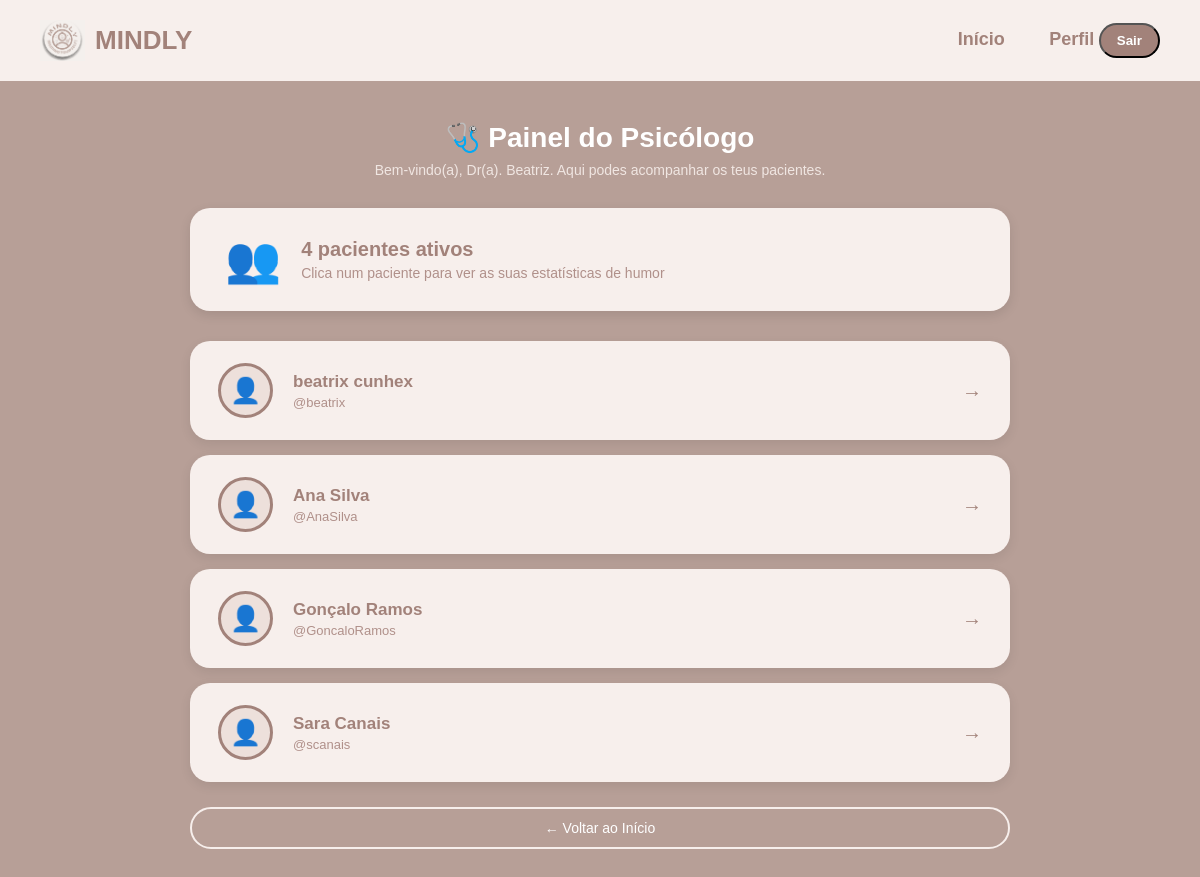
/psicologo/ (signed in), run on the app's committed database.
### core/models.py (models this page shows, shortened)
class RelacaoPsicologoPaciente(models.Model):
    psicologo = models.ForeignKey(
        User, on_delete=models.CASCADE,
        related_name='pacientes', limit_choices_to={'perfil__tipo': 'psicologo'}
    )
    paciente  = models.ForeignKey(
        User, on_delete=models.CASCADE,
        related_name='psicologos', limit_choices_to={'perfil__tipo': 'paciente'}
    )
    data_associacao = models.DateTimeField(auto_now_add=True)
    ativo           = models.BooleanField(default=True)
    class Meta:
        unique_together = ('psicologo', 'paciente')

### core/views.py (the view)
# urls.py: path('psicologo/', views.painel_psicologo, name='painel_psicologo'),
@login_required(login_url='login')
def painel_psicologo(request):
    try:
        perfil_obj = request.user.perfil
        if perfil_obj.tipo != 'psicologo':
            return redirect('home')
    except:
        return redirect('home')
    relacoes = RelacaoPsicologoPaciente.objects.filter(
        psicologo=request.user, ativo=True
    ).select_related('paciente')
    return render(request, 'core/psicologo/painel.html', {
        'relacoes': relacoes,
    })

### core/templates/core/psicologo/painel.html (shortened to what this page needs)
{% load static %}
<!DOCTYPE html>
<html lang="pt">
<head>
</head>
<body>
<header>
    <div class="logo">
        <img src="{% static 'core/imagens/logo.PNG' %}" alt="logo">
        <h1>MINDLY</h1>
    </div>
    <nav>
        <a href="{% url 'home' %}">Início</a>
        <a href="{% url 'perfil' %}">Perfil</a>
        <form method="post" action="{% url 'logout' %}" style="display:inline;">
    <button type="submit" class="logout-btn">Sair</button>
</form>
    </nav>
</header>
<main>
    <h2>🩺 Painel do Psicólogo</h2>
    <p class="subtitulo">Bem-vindo(a), Dr(a). {{ request.user.first_name }}. Aqui podes acompanhar os teus pacientes.</p>
    <div class="resumo-card">
        <div class="icone">👥</div>
        <div>
            <h3>{{ relacoes|length }} paciente{{ relacoes|length|pluralize:"s" }} ativo{{ relacoes|length|pluralize:"s" }}</h3>
            <p>Clica num paciente para ver as suas estatísticas de humor</p>
        </div>
    </div>
    {% if relacoes %}
        <div class="pacientes-lista">
            {% for relacao in relacoes %}
                <a class="paciente-card" href="{% url 'detalhe_paciente' relacao.paciente.pk %}">
                    <div class="paciente-foto">
                        {% if relacao.paciente.perfil.foto_perfil %}
                            <img src="{{ relacao.paciente.perfil.foto_perfil.url }}" alt="foto">
                        {% else %}
                            👤
                        {% endif %}
                    </div>
                    <div class="paciente-info">
                        <div class="nome">
                            {% if relacao.paciente.first_name %}
                                {{ relacao.paciente.first_name }} {{ relacao.paciente.last_name }}
                            {% else %}
                                {{ relacao.paciente.username }}
                            {% endif %}
                        </div>
                        <div class="username">@{{ relacao.paciente.username }}</div>
                    </div>
                    <div class="paciente-seta">→</div>
                </a>
            {% endfor %}
        </div>
    {% else %}
        <div class="sem-pacientes">
            <p>Ainda não tens pacientes associados.</p>
            <p style="margin-top:8px; font-size:14px;">Os pacientes podem associar-se a ti através do teu email: <strong>{{ request.user.email }}</strong></p>
        </div>
    {% endif %}
    <a href="{% url 'home' %}" class="btn-voltar">← Voltar ao Início</a>
</main>
</body>
</html>

### core/templates/core/psicologo/painel.html (style rules this page uses)
* { margin:0; padding:0; box-sizing:border-box; font-family: Arial, sans-serif; }
body { background-color:#B79F97; min-height:100vh; display:flex; flex-direction:column; }
header { background-color:#F7EFEC; padding:20px 40px; display:flex; justify-content:space-between; align-items:center; }
.logo { display:flex; align-items:center; gap:10px; }
.logo img { width:45px; }
.logo h1 { font-size:26px; color:#A2827A; font-weight:bold; }
header nav a { margin-left:40px; text-decoration:none; font-size:18px; color:#A2827A; font-weight:bold; }
.logout-btn { background-color:#A2827A; color:white; padding:8px 16px; border-radius:20px; text-decoration:none; font-weight:bold; }
main { flex:1; padding:40px; max-width:900px; margin:0 auto; width:100%; }
h2 { color:white; font-size:28px; margin-bottom:8px; text-align:center; }
.subtitulo { color:#f0e6e2; font-size:14px; margin-bottom:30px; text-align:center; }
.resumo-card { background:#F7EFEC; border-radius:20px; padding:25px 35px; margin-bottom:30px; display:flex; align-items:center; gap:20px; box-shadow:0 4px 12px rgba(0,0,0,0.1); }
.resumo-card .icone { font-size:45px; }
.resumo-card h3 { color:#A2827A; font-size:20px; margin-bottom:4px; }
.resumo-card p { color:#b0908a; font-size:14px; }
.pacientes-lista { display:flex; flex-direction:column; gap:15px; }
.paciente-card { background:#F7EFEC; border-radius:20px; padding:22px 28px; display:flex; align-items:center; gap:20px; box-shadow:0 4px 12px rgba(0,0,0,0.08); text-decoration:none; transition:0.3s; }
.paciente-foto { width:55px; height:55px; border-radius:50%; background:#EDE0DB; display:flex; align-items:center; justify-content:center; font-size:25px; border:3px solid #A2827A; overflow:hidden; flex-shrink:0; }
.paciente-info { flex:1; }
.paciente-info .nome { font-size:17px; font-weight:bold; color:#A2827A; margin-bottom:3px; }
.paciente-info .username { font-size:13px; color:#b0908a; }
.paciente-seta { font-size:20px; color:#A2827A; }
.btn-voltar { display:block; text-align:center; margin-top:25px; padding:11px; background:transparent; border:2px solid #F7EFEC; border-radius:50px; color:white; font-size:14px; text-decoration:none; transition:0.3s; }

### data on the page
RelacaoPsicologoPaciente: paciente.first_name "beatrix", paciente.last_name "cunhex", paciente.username "beatrix"
RelacaoPsicologoPaciente: paciente.first_name "Ana", paciente.last_name "Silva", paciente.username "AnaSilva"
RelacaoPsicologoPaciente: paciente.first_name "Gonçalo", paciente.last_name "Ramos", paciente.username "GoncaloRamos"
RelacaoPsicologoPaciente: paciente.first_name "Sara", paciente.last_name "Canais", paciente.username "scanais"

### other printed values
{{ request.user.first_name }} "Beatriz"
{{ relacoes|length }} "4"
